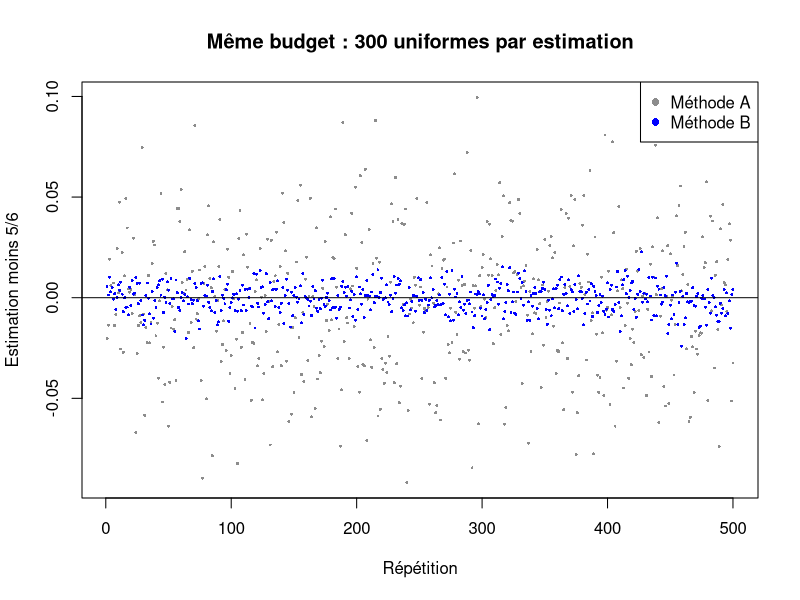

R code for this plot:
## ---- chunk 1
knitr::opts_chunk$set(echo=TRUE, warning=TRUE, message=FALSE)
## ---- chunk 2
mc_a <- function(n) {
  u <- runif(n)
  mean(u*(1+u))
}
mc_b <- function(n) {
  u <- runif(n)
  mean((1+sqrt(u))/2)
}
set.seed(707)
B <- 500
n <- 300
a <- replicate(B, mc_a(n))
b <- replicate(B, mc_b(n))
c(moyenne_A=mean(a), moyenne_B=mean(b), cible=5/6,
  sd_A=sd(a), theorie_A=sqrt(61/(180*n)),
  sd_B=sd(b), theorie_B=sqrt(1/(72*n)))
limites <- range(c(a-5/6,b-5/6))
plot(seq_along(a), a-5/6, ylim=limites, pch=16, cex=.4,
     xlab="Répétition", ylab="Estimation moins 5/6",
     main="Même budget : 300 uniformes par estimation", col="grey55")
points(seq_along(b), b-5/6, pch=16, cex=.4, col="blue")
abline(h=0)
legend("topright", legend=c("Méthode A","Méthode B"),
       col=c("grey55","blue"), pch=16)
stopifnot(length(a)==B, length(b)==B, all(is.finite(a)), all(is.finite(b)))
